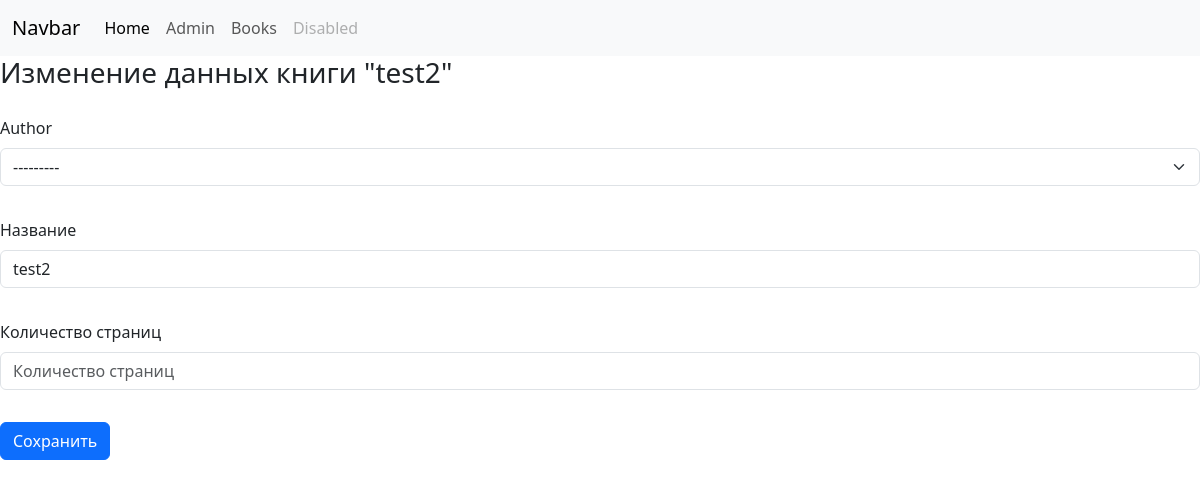
The app's page /books/4/update/, older data.
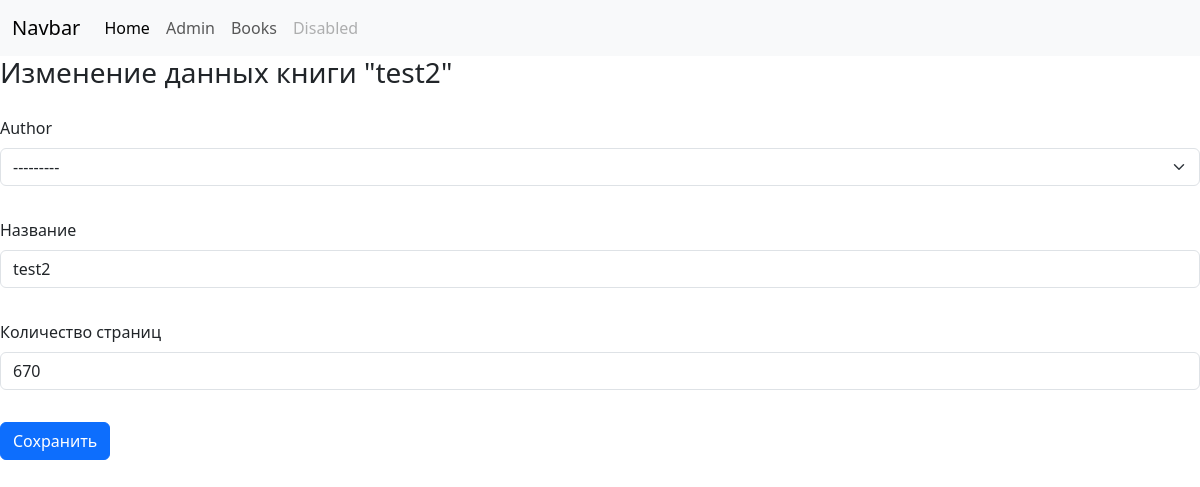
The same page, newer data.
### core/models.py (models this page shows)
class Book(models.Model):
    author = models.ForeignKey('core.Author', on_delete=models.CASCADE, null=True, blank=True, related_name='books')
    name= models.CharField('Название', max_length=128)
    pages=models.IntegerField('Количество страниц', blank=True, null=True)
    class Meta:
        ordering = ['pages']
        verbose_name = 'Книга'
        verbose_name_plural = 'Книги'
    def __str__(self):
        return self.name

### core/views.py (the view, shortened to what this page needs)
# urls.py: path('books/<int:pk>/update/', core.views.BookUpdate.as_view(), name='book_update'),
class BookUpdate(TitleMixin, UpdateView):
    model = core.models.Book
    form_class = core.forms.BookEdit
    def get_title(self):
        return f'Изменение данных книги "{str(self.get_object())}"'

### core/forms.py
class BookEdit(forms.ModelForm):
    class Meta:
        model = core.models.Book
        fields = '__all__'

### core/models.py (called while the page is built)
    def __str__(self):
        return self.name

### core/views.py (called while the page is built)
    def get_context_data(self, **kwargs):
        context = super().get_context_data()
        context['title'] = self.get_title()
        return context

### core/templates/core/book_form.html
{% extends 'core/index.html' %}
{% load bootstrap5 %}
{% block content %}
<form class="row g-3" method="post" style="margin-top: 10px">{% csrf_token %}
    {% bootstrap_form form layout='horizontal' %}
    <div class="col-auto">
        <button type="submit" class="btn btn-primary mb-3">Сохранить</button>
    </div>
</form>
{% endblock %}

Row changes from the older to the newer data that the page shows:
changed Book: pages (not shown) → "670"
